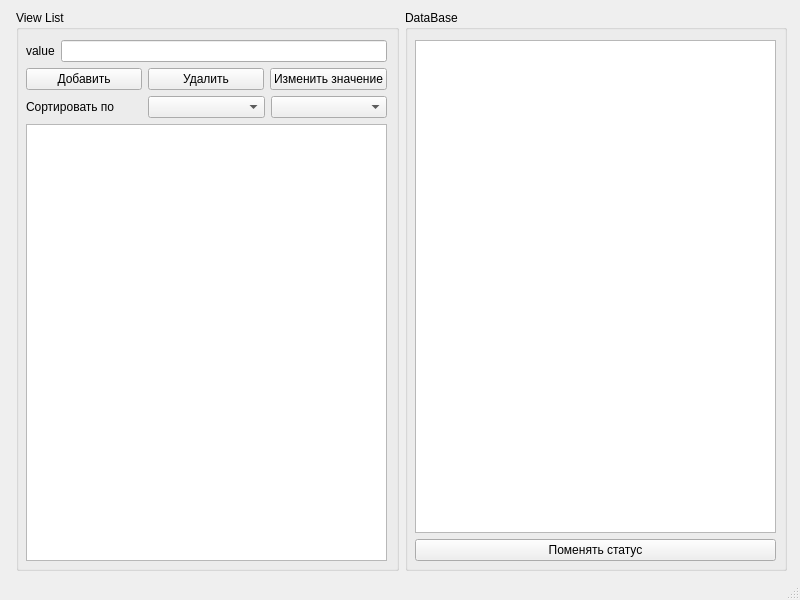
<?xml version="1.0" encoding="UTF-8"?>
<ui version="4.0">
 <class>MainWindow</class>
 <widget class="QMainWindow" name="MainWindow">
  <property name="geometry">
   <rect>
    <x>0</x>
    <y>0</y>
    <width>800</width>
    <height>600</height>
   </rect>
  </property>
  <property name="minimumSize">
   <size>
    <width>800</width>
    <height>600</height>
   </size>
  </property>
  <property name="maximumSize">
   <size>
    <width>800</width>
    <height>600</height>
   </size>
  </property>
  <property name="windowTitle">
   <string>MainWindow</string>
  </property>
  <widget class="QWidget" name="centralwidget">
   <widget class="QWidget" name="layoutWidget">
    <property name="geometry">
     <rect>
      <x>16</x>
      <y>10</y>
      <width>771</width>
      <height>561</height>
     </rect>
    </property>
    <layout class="QHBoxLayout" name="horizontalLayout">
     <item>
      <widget class="QGroupBox" name="groupBox">
       <property name="title">
        <string>View List</string>
       </property>
       <widget class="QWidget" name="layoutWidget">
        <property name="geometry">
         <rect>
          <x>10</x>
          <y>30</y>
          <width>361</width>
          <height>521</height>
         </rect>
        </property>
        <layout class="QVBoxLayout" name="verticalLayout">
         <item>
          <layout class="QHBoxLayout" name="horizontalLayout_2">
           <item>
            <widget class="QLabel" name="label">
             <property name="text">
              <string>value</string>
             </property>
            </widget>
           </item>
           <item>
            <widget class="QLineEdit" name="lineEdit"/>
           </item>
          </layout>
         </item>
         <item>
          <layout class="QHBoxLayout" name="horizontalLayout_3">
           <item>
            <widget class="QPushButton" name="addButton">
             <property name="text">
              <string>Добавить</string>
             </property>
            </widget>
           </item>
           <item>
            <widget class="QPushButton" name="deleteButton">
             <property name="text">
              <string>Удалить</string>
             </property>
            </widget>
           </item>
           <item>
            <widget class="QPushButton" name="changeValueButton">
             <property name="text">
              <string>Изменить значение</string>
             </property>
            </widget>
           </item>
          </layout>
         </item>
         <item>
          <layout class="QHBoxLayout" name="horizontalLayout_4">
           <item>
            <widget class="QLabel" name="label_2">
             <property name="text">
              <string>Сортировать по</string>
             </property>
            </widget>
           </item>
           <item>
            <widget class="QComboBox" name="sort_type">
             <property name="editable">
              <bool>false</bool>
             </property>
             <property name="frame">
              <bool>true</bool>
             </property>
            </widget>
           </item>
           <item>
            <widget class="QComboBox" name="sort_order"/>
           </item>
          </layout>
         </item>
         <item>
          <widget class="QListWidget" name="sorted_item_list"/>
         </item>
        </layout>
       </widget>
      </widget>
     </item>
     <item>
      <widget class="QGroupBox" name="groupBox_2">
       <property name="title">
        <string>DataBase</string>
       </property>
       <widget class="QWidget" name="">
        <property name="geometry">
         <rect>
          <x>10</x>
          <y>30</y>
          <width>361</width>
          <height>521</height>
         </rect>
        </property>
        <layout class="QVBoxLayout" name="verticalLayout_2">
         <item>
          <widget class="QListWidget" name="DataBase_list"/>
         </item>
         <item>
          <widget class="QPushButton" name="ChangeStatusButton">
           <property name="text">
            <string>Поменять статус</string>
           </property>
          </widget>
         </item>
        </layout>
       </widget>
      </widget>
     </item>
    </layout>
   </widget>
  </widget>
  <widget class="QStatusBar" name="statusbar"/>
 </widget>
 <resources/>
 <connections/>
</ui>
